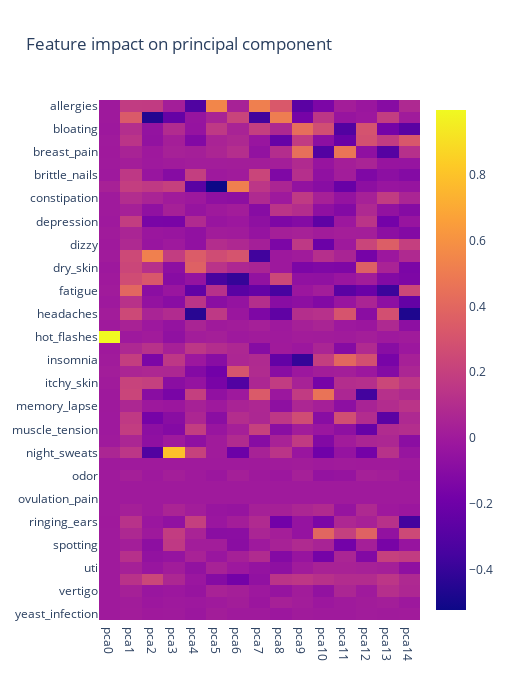

Source (notebook cell):
### Code cell
px.imshow(impact, 
          width=512,
          height=700,
          aspect='auto',
          title='Feature impact on principal component')

### Figure 1 — Plotly figure (JSON) as saved in the notebook; plotly's stock layout.template omitted (floating-point values rounded to 4 significant figures; data arrays with more than 128 entries replaced by an {"elided": "..."} marker saying what was removed)
{"data": [{"coloraxis": "coloraxis", "hovertemplate": "x: %{x}<br>y: %{y}<br>color: %{z}<extra></extra>", "name": "0", "type": "heatmap", "x": ["pca0", "pca1", "pca2", "pca3", "pca4", "pca5", "pca6", "pca7", "pca8", "pca9", "pca10", "pca11", "pca12", "pca13", "pca14"], "xaxis": "x", "y": ["allergies", "anxiety", "bloating", "brain_fog", "breast_pain", "breast_swelling", "brittle_nails", "chills", "constipation", "cramps", "depression", "diarrhea", "dizzy", "dry_eyes", "dry_skin", "facial_hair", "fatigue", "hair_loss", "headaches", "heartburn", "hot_flashes", "incontinence", "insomnia", "irregular_beat", "itchy_skin", "joint_pain", "memory_lapse", "mood_swings", "muscle_tension", "nausea", "night_sweats", "nipple_discharge", "odor", "ovulation", "ovulation_pain", "painful_intercourse", "ringing_ears", "sex_drive", "spotting", "tingling_extremeties", "uti", "vaginal_dryness", "vertigo", "vomiting", "yeast_infection"], "yaxis": "y", "z": {"elided": "45x15 float values"}}], "layout": {"coloraxis": {"colorscale": [[0, "#0d0887"], [0.1111, "#46039f"], [0.2222, "#7201a8"], [0.3333, "#9c179e"], [0.4444, "#bd3786"], [0.5556, "#d8576b"], [0.6667, "#ed7953"], [0.7778, "#fb9f3a"], [0.8889, "#fdca26"], [1, "#f0f921"]]}, "height": 700, "title": {"text": "Feature impact on principal component"}, "width": 512, "xaxis": {"anchor": "y", "domain": [0, 1]}, "yaxis": {"anchor": "x", "autorange": "reversed", "domain": [0, 1]}}}
